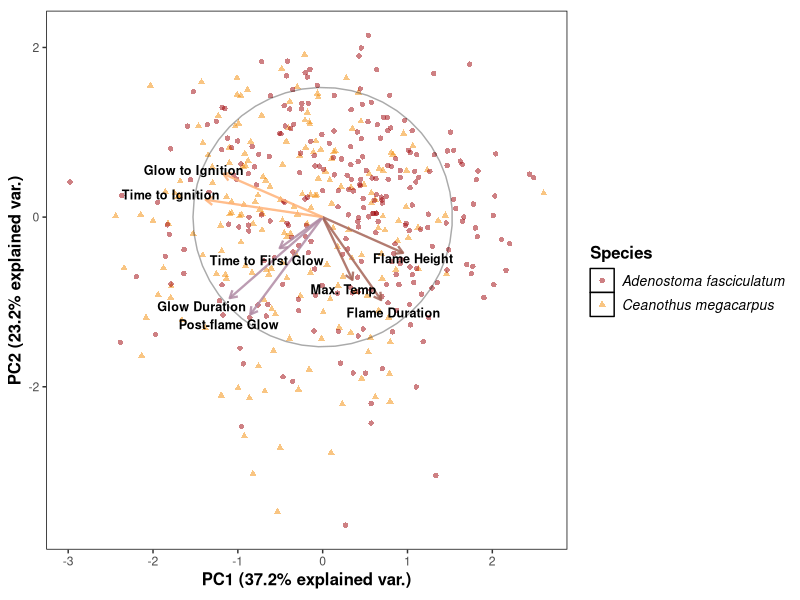
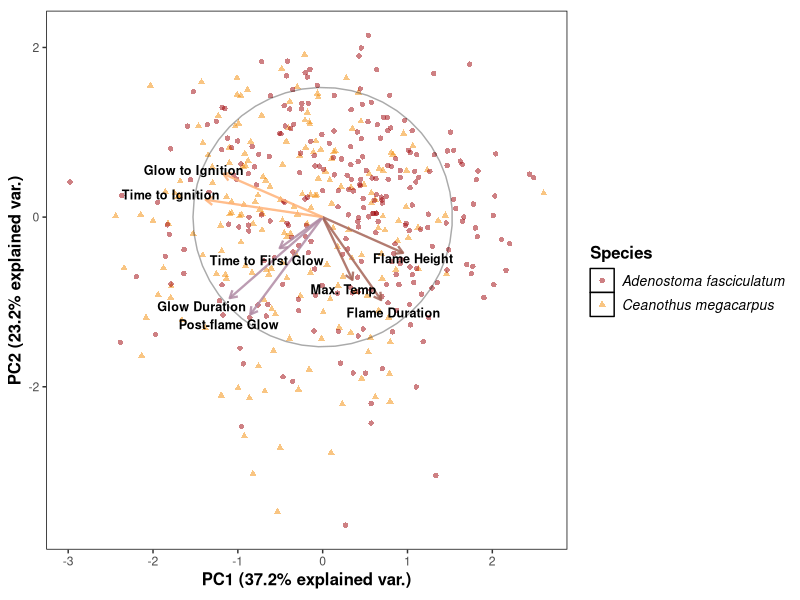

Write R code to recreate these figures, in order. (Note: this script raises an error after producing the figures.)
## ---- chunk 1
knitr::opts_chunk$set(echo = TRUE)
## ---- chunk 2
library(here)
here = here::here
library(tidyverse)
## ---- chunk 3
### Note: This dataset includes only Epiradiator and Ignited samples
epi.flamdata <- read_csv(here("processed-data", "local_flam_data_all.csv"), show_col_types = FALSE) %>%
  mutate(LFM = lfm.NAs.imputed) %>% 
  filter(ignition == 1, model == "EPI")

 # filter(year == 2020)

figure_epi_pca_quant <- (epi.flamdata[, c("fh", "ttfg", "tti", "fd", "gd", "gti", "pfg",
         "temp.max")]) %>%  
 transmute( "               Flame Duration" = fd, #using spaces to shift labels over instead of \t since \t is leading to little blank squares popping up on the plot.. spaces are just manual tabs anyways right?
           "                 Flame Height" = fh,
           "Post-flame Glow" = pfg,
          "Time to Ignition" = tti,
          "Max. Temp" = temp.max,
            "Glow Duration" = gd,
          "\nGlow to Ignition" = gti,
          "\nTime to First Glow" = ttfg
          )

figure_epi_pca_cat <- (epi.flamdata[c("hydration", "spp", "year.month", "sample")]) %>% 
  transmute("Hydration" = hydration, 
            spp = spp,
            "Timing" = year.month, 
            "Sample" = sample) %>% 
  mutate(Species = case_when(
    spp == "ADFA" ~ "Adenostoma fasciculatum", 
    spp == "CEME" ~ "Ceanothus megacarpus"
  ))

figure_prcomp <- prcomp(na.omit(figure_epi_pca_quant), center = TRUE, scale = TRUE, retx=TRUE)

#Setting up plotting data: 

#decisions for plotting:
choices = 1:2 
scale = 1
obs.scale = 1 - scale
var.scale = scale
ellipse.prob = 0.68
labels.size = 3
circle.prob = 0.69
choices = 1:2

#Run PCA
pcobj <- prcomp(na.omit(figure_epi_pca_quant), center = TRUE, scale = TRUE)

# extract PCA components: 
nobs.factor <- sqrt(nrow(pcobj$x) - 1)
    d <- pcobj$sdev
    u <- sweep(pcobj$x, 2, 1/(d * nobs.factor), FUN = "*")
    v <- pcobj$rotation

  choices <- pmin(choices, ncol(u))
  df.u <- as.data.frame(sweep(u[, choices], 2, d[choices]^obs.scale, 
                              FUN = "*"))
  v <- sweep(v, 2, d^var.scale, FUN = "*")
  df.v <- as.data.frame(v[, choices])
  names(df.u) <- c("PC1", "PC2")
  names(df.v) <- names(df.u)
  df.u <- df.u * nobs.factor

  r <- sqrt(qchisq(circle.prob, df = 2)) * prod(colMeans(df.u^2))^(1/4)
  
v.scale <- rowSums(v^2)
df.v <- r * df.v/sqrt(max(v.scale)) 
df.v <- df.v %>% mutate(PC1, PC2)
df.v$Variables <- rownames(v) 
PCAloadings = df.v
#df.v = dataset with loadings 

  #dataset with scores and categorical variables for plotting points: 
PCAvalues <- cbind(df.u, figure_epi_pca_cat)

#dataset with information for plotting circle: 
theta <- c(seq(-pi, pi, length = 50), seq(pi, -pi, length = 50))

circle <- data.frame(PC1 = r * cos(theta), PC2 = r * sin(theta)) 

#Group by flam. metric: 
PCA_combustability <- df.v %>% 
  filter(Variables %in% c("                 Flame Height", "Max. Temp","               Flame Duration"))
         
PCA_ignitability <- df.v %>% 
  filter(Variables %in% c("Time to Ignition", "\nGlow to Ignition"))

PCA_consumability <- df.v %>% 
  filter(Variables %in% c("Glow Duration", "Post-flame Glow", "\nTime to First Glow"))

# Calculate the angles and the label offset
df.v$Angle = ((180/pi) * atan(df.v$PC2/df.v$PC1))

df.v$Offset <- ((-2 * sign(df.v$PC1))/2)

#labels: 
u.axis.labs <- paste("PC", choices, sep = "")
u.axis.labs <- paste(u.axis.labs, sprintf("(%0.1f%% explained var.)", 
                                            100 * pcobj$sdev[choices]^2/sum(pcobj$sdev^2)))
## ---- chunk 4
ggplot(PCAvalues, aes(x = PC1, y = PC2)) +
  geom_point(size = 1.5, alpha = .5, aes(shape = Species
                                       , color = Species)
                                       , data = PCAvalues) +
  geom_segment(data = PCA_combustability, aes(x = 0, y = 0, 
                                              xend = PC1, yend = PC2),
     arrow = arrow(length = unit(1/2, "picas")), 
      size = .8, alpha = 0.85,
     color = "#a56457") +
  geom_segment(data = PCA_consumability, aes(x = 0, y = 0,
                                             xend = PC1, yend = PC2),
     arrow = arrow(length = unit(1/2, "picas")), 
     size = .8, alpha = 0.85,
     color = "#b08ba5") +
  geom_segment(data = PCA_ignitability, aes(x = 0, y = 0, 
                                             xend = PC1, yend = PC2),
     arrow = arrow(length = unit(1/2, "picas")), 
     size = .8, alpha = 0.85,
     color = "#ffb178") +
  annotate("text", 
           x = (PCA_combustability$PC1 * 0.7), 
          y = (PCA_combustability$PC2 * 1.15),
          label = PCA_combustability$Variables, size = 3.2,
          fontface = 'bold') +
  annotate("text",
           x = (PCA_ignitability$PC1 * 1.3), 
           y = (PCA_ignitability$PC2 * 1.3), 
           label = PCA_ignitability$Variables, size = 3.2,
           fontface = 'bold') +
  annotate("text",
           x = (PCA_consumability$PC1 * 1.3),
           y = (PCA_consumability$PC2 * 1.1), 
           label = PCA_consumability$Variables, size = 3.2,
           fontface = 'bold') + 
  theme(panel.background = element_rect(fill='white', colour='black'), # Make background white and border black
          panel.grid.major = element_blank(),  # Hide major gridlines
          panel.grid.minor = element_blank(),
          legend.key = element_rect(fill = "white"),
          legend.title = element_text(face = 'bold', size = 12),
          legend.text = element_text(face = 'italic', size = 10),
          axis.title = element_text(face = 'bold', size = 12)) +
  scale_color_manual(values = c("#9D0208","#F48C06")) + 
  geom_path(data = circle, color = "black",  size = 1/2, alpha = 1/3) + 
  xlab(u.axis.labs[1]) + 
   ylab(u.axis.labs[2]) +
  coord_equal()

ggsave(here("figures", "pca.jpg"),
       height = 7, width = 9)
## ---- chunk 5
x.flam <-predict(pcobj)  ### generate scores for each row in epi.flamdata

pca.flam.data <- as.data.frame(x.flam) 

all.data.epi <- cbind(epi.flamdata, pca.flam.data)

# #because we wants instances where they didn't ignite for the logistic regression: 
epi.flamdata_noignitions <- read_csv(here("processed-data",  "local_flam_data_all.csv")) %>%
  mutate(LFM = lfm.NAs.imputed) %>%
  #filter(year == 2020) %>%
  filter(model == "EPI") %>%
  filter(ignition == 0)

all.data.withnoignitions <- bind_rows(all.data.epi, epi.flamdata_noignitions)

#dataset with the above columns, PCA using imputed NAs (medians), and flam metrics with NAs still in there:
mem.data <- all.data.withnoignitions

write_csv(mem.data, here("processed-data", "mem.data.local.epi.alldates.csv"))
## ---- chunk 6
figure_epi_pca_cat <- (epi.flamdata[c("hydration", "spp", "year.month", "sample")]) %>% 
  transmute("Hydration" = hydration, 
            spp = spp,
            "Timing" = year.month, 
            "Sample" = sample) %>% 
  mutate(Species = case_when(
    spp == "ADFA" ~ "A. fasciculatum", 
    spp == "CEME" ~ "C. megacarpus"
  ))

#colnames(wine_subset)[2] <- "\nFlav"  # new line

#figure_prcomp <- prcomp(na.omit(figure_epi_pca_quant), center = TRUE, scale = TRUE, retx=TRUE)

figure_varimax <- varimax(pcobj$rotation[,1:3])
figure_varimax
#summary(epi.flamdata.pca) #importance of components
#plot(epi.flamdata.pca)

tab_pca(pcobj, 
        rotation = c("varimax"), 
        digits = 2,
        show.var = TRUE,
  string.pov = "Proportion of Variance",
  string.cpov = "Cumulative Proportion") 
